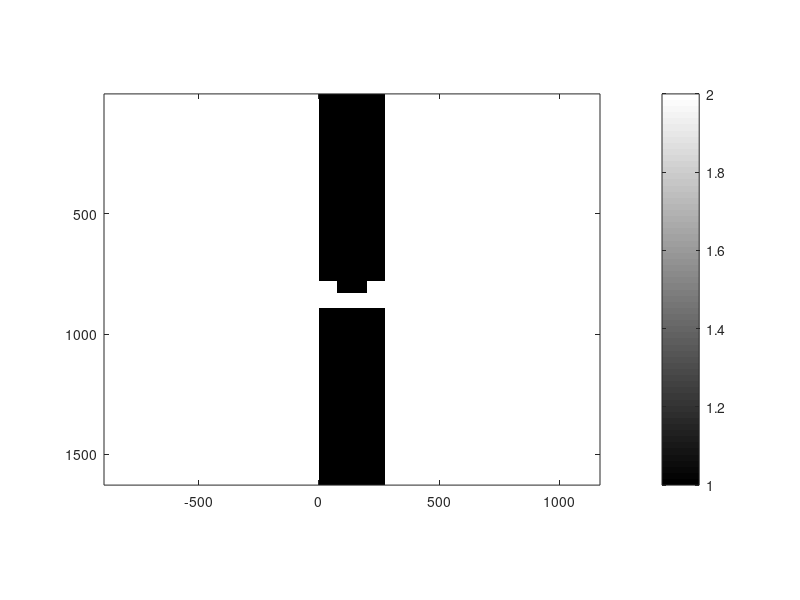

This figure's MATLAB source: (Note: this script raises an error after producing the figure.)
%%%%%%%%%%%%%%%%%%%%%%%%%%%%%%%%%%%%%%%%%%%%%%%%%%%%%%%%%%%%%%%%%%%%%%%%%%%
% GMR_Resonance.m
% This script simulates a 1D GMR Filter to find its resonant wavelength
%%%%%%%%%%%%%%%%%%%%%%%%%%%%%%%%%%%%%%%%%%%%%%%%%%%%%%%%%%%%%%%%%%%%%%%%%%%

%%%%%%%%%%%%%%%%%%%%%%%%%%%%%%%%%%%%%%%%%%%%%%%%%%%%%%%%%%%%%%%%%%%%%%%%%%%
%% INITIALIZATION
%%%%%%%%%%%%%%%%%%%%%%%%%%%%%%%%%%%%%%%%%%%%%%%%%%%%%%%%%%%%%%%%%%%%%%%%%%%

set(0,'DefaultFigureWindowStyle','docked');

% RESTORE STATE
clear all;
close all;
clc;

% OPEN FIGURE WINDOW
fig  = figure('Color','w');

% UNITS
micrometers = 1;
millimeters = 1e3 * micrometers;
centimeters = 1e4 * micrometers;
meters      = 1e3 * centimeters;
degrees     = pi/180;
seconds     = 1;
hertz       = 1/seconds;
gigahertz   = 1e9 * hertz;

% CONSTANTS
c0 = 299792458 * meters/seconds;

%%%%%%%%%%%%%%%%%%%%%%%%%%%%%%%%%%%%%%%%%%%%%%%%%%%%%%%%%%%%%%%%%%%%%%%%%%%
%% DASHBOARD
%%%%%%%%%%%%%%%%%%%%%%%%%%%%%%%%%%%%%%%%%%%%%%%%%%%%%%%%%%%%%%%%%%%%%%%%%%%

% SOURCE PARAMETERS
NFREQ       = 501;
NLAM        = NFREQ;
lam1        = 1.4 * micrometers;
lam2        = 1.7 * micrometers;
lam0        = linspace(lam1,lam2,NLAM);
SRC.theta   = 0 * degrees;
SRC.MODE    = 'E';

% GRATING PARAMETERS
lamd    = 1.55 * micrometers;
fd      = c0/lamd;
er      = 2.0;
ur      = 1.0;
nr      = sqrt(ur*er);
t       = lamd/(2*nr);              % Substrate thickness 
L       = 0.856092903225807 * lamd; % Grating period
% L       = 0.6 * lamd;
d       = 0.152547096774194 * lamd; % Grating depth
% d       = 0.15 * lamd;
f       = 0.454096;                     % Duty cycle
% f       = 0.8;

% EXTERNAL MATERIALS
ur1 = 1.0; %permeability in the reflection region
er1 = 1.0; %permittivity in the reflection region
ur2 = 1.0; %permeability in the transmission region
er2 = 1.0; %permittivity in the transmission region

% GRID PARAMETERS
NRES = 100;
BUFZ = 2*max(lam0) * [1 1];
DEV.NPML = [0 0 20 20];

%%%%%%%%%%%%%%%%%%%%%%%%%%%%%%%%%%%%%%%%%%%%%%%%%%%%%%%%%%%%%%%%%%%%%%%%%%%
%% CALCULATE OPTIMIZED GRID
%%%%%%%%%%%%%%%%%%%%%%%%%%%%%%%%%%%%%%%%%%%%%%%%%%%%%%%%%%%%%%%%%%%%%%%%%%%

% CALCULATE REFRACTIVE INDICES
nr1 = sqrt(ur1 * er1);
nr2 = sqrt(ur2 * er2);
nr  = sqrt(ur * er);
nmax    = max([nr nr1 nr2]);

% RESOLVE FOR MINIMUM WAVELENGTH
lam_min = min(lam0);

% COMPUTE INITIAL GRID RESOLUTION
dx      = lam_min/nmax/NRES;
dy      = lam_min/nmax/NRES;

% SNAP GRID TO CRITICAL DIMENSION
Nx      = 2*ceil(L/dx/2) + 1; % Ensure grid is always odd
dx      = L/Nx;
Ny      = ceil((d+t)/dy); 
dy      = (d+t)/Ny; % Recalculate resolution

% COMPUTE GRID SIZE
Sx      = L;
Sy      = d + t + sum(BUFZ);
Ny      = ceil(Sy/dy) + sum(DEV.NPML);
Sy      = Ny * dy;

% COMPUTE 2X GRID
Nx2     = 2 * Nx;
dx2     = dx/2;
Ny2     = 2 * Ny;
dy2     = dy/2;
DEV.RES = [dx2 dy2];

% COMPUTE AXES
xa      = [0:Nx-1]*dx;
xa      = xa - mean(xa);
ya      = [0:Ny-1]*dy;

%%%%%%%%%%%%%%%%%%%%%%%%%%%%%%%%%%%%%%%%%%%%%%%%%%%%%%%%%%%%%%%%%%%%%%%%%%%
%% BUILD DEVICE ON 2X GRID
%%%%%%%%%%%%%%%%%%%%%%%%%%%%%%%%%%%%%%%%%%%%%%%%%%%%%%%%%%%%%%%%%%%%%%%%%%%

% INITIALIZE MATERIAL ARRAYS
DEV.ER2     = er1 * ones(Nx2,Ny2);
DEV.UR2     = ur1 * ones(Nx2,Ny2);

% COMPUTE START AND STOP INDICES
% X Indices
wx  = round(f*Nx2);
nx1 = round((Nx2-wx)/2);
nx2 = nx1 + wx - 1;

% Y Indices
ny1 = 2*DEV.NPML(3) + round(BUFZ(1)/dy2) + 1;
ny2 = ny1 + round(d/dy2) - 1;
ny3 = ny2 + round(t/dy2) - 1;
ny4 = ny2 + round(d/dy2) - 1;

% INCORPORATE GRATING
DEV.ER2(:,ny2:ny3)          = er;
DEV.ER2(nx1:nx2,ny2:ny4)    = 1.0;

imagesc(DEV.ER2');
axis equal tight;
colormap('Gray');
colorbar;

%%%%%%%%%%%%%%%%%%%%%%%%%%%%%%%%%%%%%%%%%%%%%%%%%%%%%%%%%%%%%%%%%%%%%%%%%%%
%% IMPLEMENT FDFD
%%%%%%%%%%%%%%%%%%%%%%%%%%%%%%%%%%%%%%%%%%%%%%%%%%%%%%%%%%%%%%%%%%%%%%%%%%%

% INITIALIZE AUXILIAY ARRAYS
REF = zeros(1,NLAM);
TRN = zeros(1,NLAM);
CON = zeros(1,NLAM);

display('============================');
display('Now Entering FDFD Simulation');
display('============================');

% PARAMETER SWEEP LOOP
for i = 1 : NLAM
    
    tic
    % CHANGE VALUE OF FREQUENCY INSIDE SOURCE STRUCTURE
    SRC.lam0 = lam0(i);
    
    % PERFORM FDFD ANALYSIS
    DAT = fdfd2d(DEV,SRC);
    clc;
    display('============================================');
    display(['Finished ' num2str(i) 'th Backwards Divide']);
    display('============================================');
    REF(i) = DAT.REF;
    TRN(i) = DAT.TRN;
    CON(i) = DAT.CON;
    time = toc;
    disp(['Estimated Time: ' num2str(time*(NLAM-i)/60) ' minutes']);
    disp([num2str(i) ' out of ' num2str(NLAM) ' Iterations']);
    
    plot(lam0,REF);
    drawnow
    
end

% DISPLAY FINAL ANSWER
figure('Color','w');
a = plot(lam0,REF,'LineWidth',1.5,'Color','r');
hold on;
a2 = plot(lam0,TRN,'LineWidth',1.5,'Color','b');
a3 = plot(lam0,CON,'LineWidth',1.5,'Color','k');
hold off;
a4 = get(a(1),'Parent');
set(a4,'FontSize',11);
title([ SRC.MODE ' Mode Simulation at ' num2str(SRC.theta) '$^{\circ}$'],...
    'Interpreter','LaTex','FontSize',16);
xlabel('$\textrm{Wavelength $\lambda_0$}$','Interpreter','LaTex','FontSize',12);
ylabel('$\textrm{Amplitude}$','Rotation',90,'Interpreter',...
    'LaTex','FontSize',12);
ylim([0 1.05]);
xlim([lam1 lam2]);
a = legend('Reflectance','Transmittance','Conservation');
set(a,'Box','off','FontSize',10.5,'Location','West');

% COMPUTE FWHM
MAX_REF     = max(REF);
MAX_IND     = find(REF == MAX_REF);
H_MAX       = 0.5 * MAX_REF;
HM_INDEX    = find(REF > H_MAX);
FWHM        = lam0(max(HM_INDEX)) - lam0(min(HM_INDEX));
